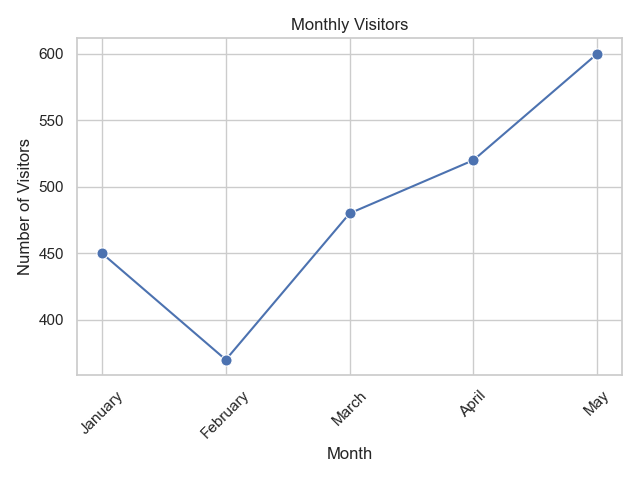

Write Python code to recreate this figure.

import pandas as pd
import seaborn as sns
import matplotlib.pyplot as plt

# Data
data = [{'Month': 'January', 'Visitors': 450},
        {'Month': 'February', 'Visitors': 370},
        {'Month': 'March', 'Visitors': 480},
        {'Month': 'April', 'Visitors': 520},
        {'Month': 'May', 'Visitors': 600}]

# Convert the data into a pandas DataFrame
df = pd.DataFrame(data)

# Create a line chart with Seaborn
sns.set_theme(style="whitegrid")  # Set the theme for aesthetic purposes

# Define the order of the months for proper plotting
month_order = ['January', 'February', 'March', 'April', 'May']

# Convert 'Month' to a categorical type to ensure it follows the specified order
df['Month'] = pd.Categorical(df['Month'], categories=month_order, ordered=True)

# Create a lineplot
sns.lineplot(data=df, x='Month', y='Visitors', marker='o', linestyle='-', color='b', markersize=8)

# Additional visual enhancements
plt.title('Monthly Visitors')                  # Title of the plot
plt.xlabel('Month')                            # X-axis label
plt.ylabel('Number of Visitors')               # Y-axis label
plt.xticks(rotation=45)                        # Rotate X-axis labels for better readability
plt.tight_layout()                             # Adjust layout to prevent clipping of labels/titles

# Display the plot
plt.show()
